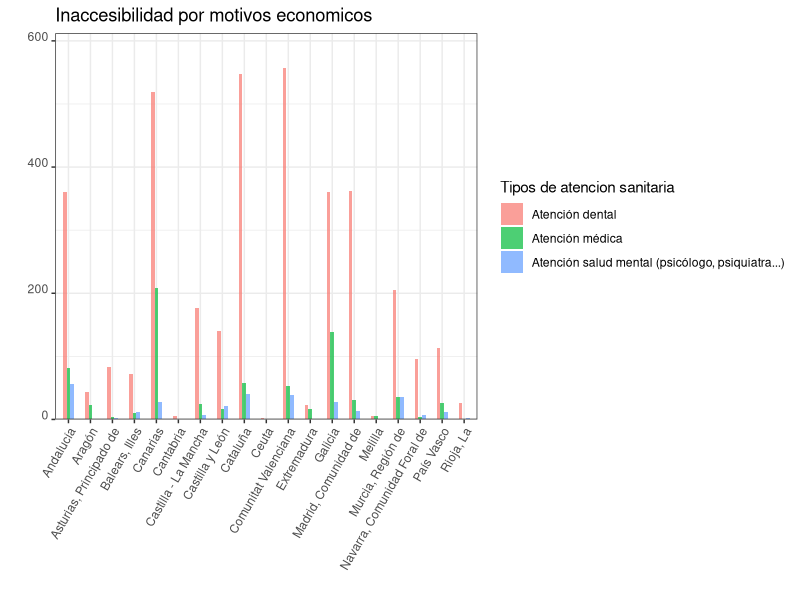
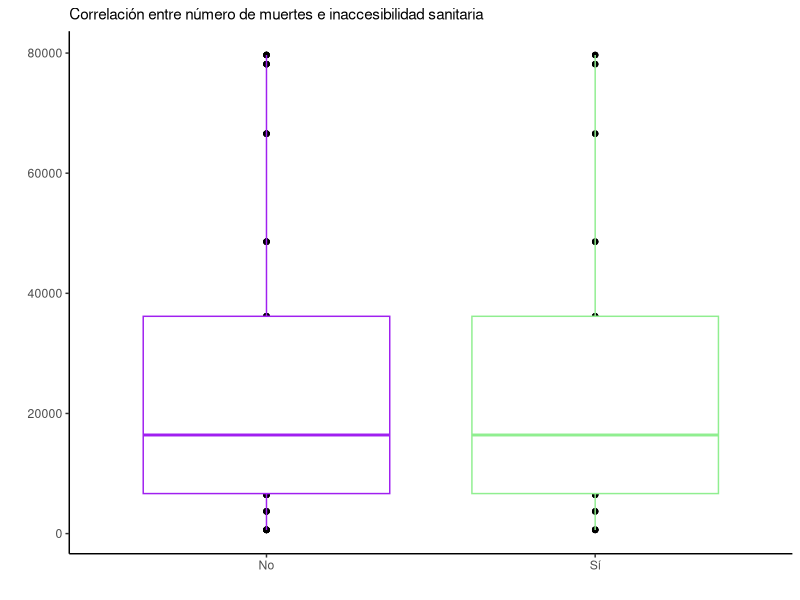
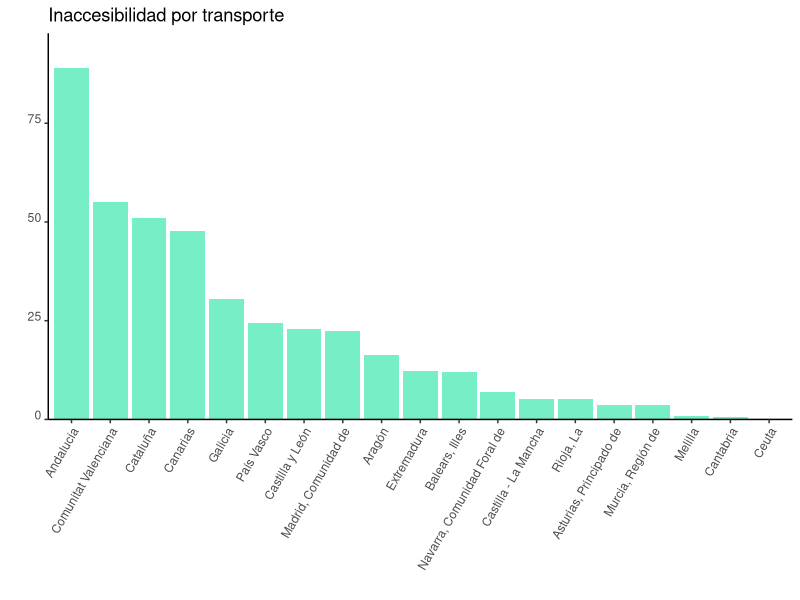
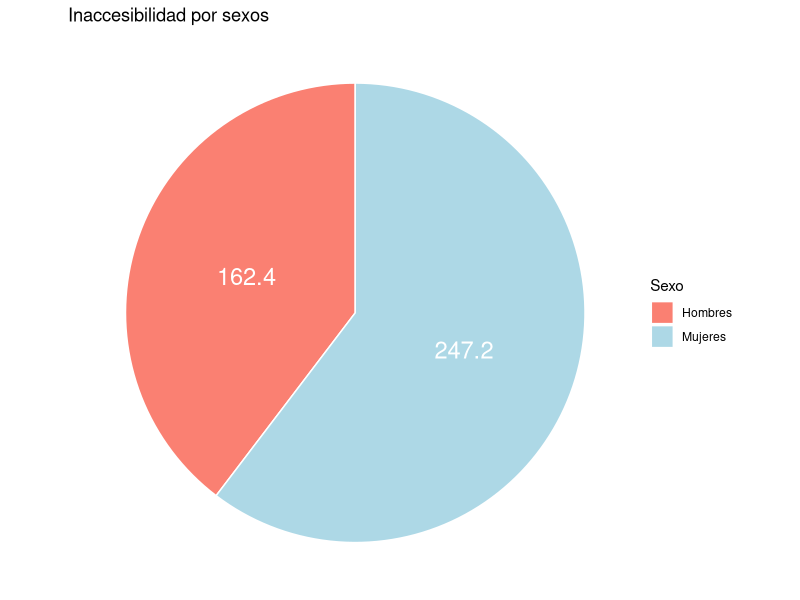

The R source for these figures, in order:
## ---- chunk 1
   library(readr)
   Inaccesibilidad_por_motivos_economicos <-
   read_csv2("DATOS/Inaccesibilidad por motivos economicos.csv")
## ---- chunk 2
str(Inaccesibilidad_por_motivos_economicos)
## ---- chunk 3
spec(Inaccesibilidad_por_motivos_economicos)
## ---- chunk 4
summary(Inaccesibilidad_por_motivos_economicos)
## ---- chunk 5
library(tidyverse)
## ---- chunk 6
Inaccesibilidad_m_economicos <-  
  Inaccesibilidad_por_motivos_economicos %>% 
  select(`Comunidad autónoma`, `Sí o no`, Total,`Sexo`,`Tipos atención sanitaria`)

Inaccesibilidad_m_economicos

Datos_filtrados_economicos<-
Inaccesibilidad_m_economicos %>%
  filter(`Comunidad autónoma`!="Total Nacional" & `Sí o no` != "TOTAL" & `Sí o no` != "No" & `Sí o no` != "No necesitó asistencia" & `Sí o no` != "No consta",`Sexo` != "Hombres"&`Sexo` !="Mujeres"& `Tipos atención sanitaria`!="Medicamento recetado")%>%
group_by(`Comunidad autónoma`,`Sexo`,`Tipos atención sanitaria`,`Total`)
  
str(Datos_filtrados_economicos)

## ---- chunk 7
Resultado1 <-
Datos_filtrados_economicos %>% 
  drop_na() %>%
  ggplot(data =.,
       mapping = aes(x =`Comunidad autónoma`, y = Total, fill=factor(`Tipos atención sanitaria`))) +
  geom_bar(stat='identity',position='dodge',width = 0.5, alpha= 0.7)+
  theme_bw()+
  theme(axis.text.x = element_text(angle = 60, vjust = 1, hjust=1))+
  theme(axis.text.y = element_text(angle = 0, vjust = 0, hjust=1))+
  labs(title= "Inaccesibilidad por motivos economicos", x= " ", y= " ",fill="Tipos de atencion sanitaria")+
  scale_y_continuous(expand = expansion(mult = c(0, .1)))
  
Resultado1
## ---- chunk 8
library(tidyverse)
## ---- chunk 9
library(readxl)
Muerte_inaccesibilidad <- read_excel("DATOS/Muerte_inaccesibilidad.xlsx")
## ---- chunk 10
Muerte_inaccesibilidad1 <-
Muerte_inaccesibilidad %>%
  select(`Comunidad autónoma de residencia del fallecido`, Total_muertes = Total) %>% 
  filter(`Comunidad autónoma de residencia del fallecido` != "Total") %>% 
  filter(`Comunidad autónoma de residencia del fallecido` != "Extranjero")
## ---- chunk 11
summary(Muerte_inaccesibilidad1)
str(Muerte_inaccesibilidad1)

## ---- chunk 12
library(readxl)
inaccesibilidad_comunidades <- read_excel("DATOS/inaccesibilidad_comunidades.xlsx")

## ---- chunk 13
summary(inaccesibilidad_comunidades)
str(inaccesibilidad_comunidades)
## ---- chunk 14
inaccesibilidad_comunidades %>%
  select(`Comunidad autónoma`, `Sí o no`, Total)
## ---- chunk 15
Correlacion_muerte_inaccesibilidad <-
Muerte_inaccesibilidad1 %>% 
  select(`Comunidad autónoma de residencia del fallecido`, Total_muertes) %>% 
  full_join(x = ., 
            y = inaccesibilidad_comunidades %>% 
              select(`Comunidad autónoma`, `Sí o no`, Total),
            by = c("Comunidad autónoma de residencia del fallecido" = "Comunidad autónoma"))
## ---- chunk 16
Correlacion_muerte_inaccesibilidad
table(Correlacion_muerte_inaccesibilidad$`Sí o no`)
## ---- chunk 17
Resultado_final <- Correlacion_muerte_inaccesibilidad %>% 
  mutate(`Sí o no` = factor(`Sí o no`, labels = c("No", "No", "Sí", "Total"))) %>% 
  filter(`Sí o no` != "Total")
  
## ---- chunk 18
Resultado_final %>% 
  drop_na() %>% 
  ggplot(data = ., mapping = aes(x = `Sí o no` , y = Total_muertes)) +
  geom_point(na.rm = TRUE) +
  geom_boxplot(na.rm = TRUE, col= c("purple", "lightgreen"))+
  labs(x = " ", y = " ", 
       subtitle = "Correlación entre número de muertes e inaccesibilidad sanitaria") +
  theme_classic()
## ---- chunk 19
library(readr)
Inaccesibilidad_y_dificultades_de_transporte <- read_csv2("DATOS/Inaccesibilidad y dificultades de transporte.csv")
## ---- chunk 20
str(Inaccesibilidad_y_dificultades_de_transporte)
## ---- chunk 21
spec(Inaccesibilidad_y_dificultades_de_transporte)
## ---- chunk 22
summary(Inaccesibilidad_y_dificultades_de_transporte)
## ---- chunk 23
library(tidyverse)
## ---- chunk 24
Inaccesibilidad_transporte <-  
  Inaccesibilidad_y_dificultades_de_transporte %>% 
  select(`Comunidad autónoma`, `Sí o no`, Total, `Sexo`)
  
Inaccesibilidad_transporte
## ---- chunk 25
Datos_filtrados<-
Inaccesibilidad_transporte %>%
  filter(`Comunidad autónoma`!="Total Nacional" & `Sí o no` != "TOTAL" & `Sí o no` != "No" & `Sí o no` != "No necesitó asistencia" & `Sí o no` != "No consta",`Sexo` != "Hombres"&`Sexo` !="Mujeres")%>%
group_by(`Comunidad autónoma`,`Sexo`)
  
str(Datos_filtrados)
Datos_filtrados
## ---- chunk 26
Resultado3 <-
Datos_filtrados %>%
  drop_na() %>%
  ggplot(data = .,
       mapping = aes(x=reorder(`Comunidad autónoma`,-Total), y= Total)) +
  geom_bar(stat='identity',fill = "aquamarine2")+
  theme_classic()+
  theme(axis.text.x = element_text(angle = 60, vjust = 1, hjust=1))+
  theme(axis.text.y = element_text(angle = 0, vjust = 0, hjust=1))+
  labs(title= "Inaccesibilidad por transporte", x= " ", y= " ")+
  scale_y_continuous(expand = expansion(mult = c(0, .1)))

Resultado3
## ---- chunk 27
Inaccesibilidad_sexos <-  
  Inaccesibilidad_y_dificultades_de_transporte %>% 
  select(`Sí o no`, Total, `Sexo`, `Comunidad autónoma`)
  
Inaccesibilidad_sexos
## ---- chunk 28
Datos_filtrados2<-
Inaccesibilidad_sexos %>%
  filter(`Comunidad autónoma`=="Total Nacional" & `Sí o no` != "TOTAL" & `Sí o no` != "No" & `Sí o no` != "No necesitó asistencia" & `Sí o no` != "No consta",`Sexo` != "Ambos sexos")%>%
group_by(`Comunidad autónoma`, `Sexo`)

str(Datos_filtrados2)
Datos_filtrados2
## ---- chunk 29
Resultado4 <-
Datos_filtrados2 %>%
drop_na() %>%
ggplot(data=.,aes(x='Sexo',y=Total, fill =Sexo))+
  geom_bar(stat = "identity",
           color="white")+
    geom_text(aes(label=Total),
              position=position_stack(vjust=0.5),color="white",size=6)+
  coord_polar(theta = "y")+
  scale_fill_manual(values=c("salmon", "lightblue"))+
    theme_void()+
    labs(title="Inaccesibilidad por sexos")

Resultado4
